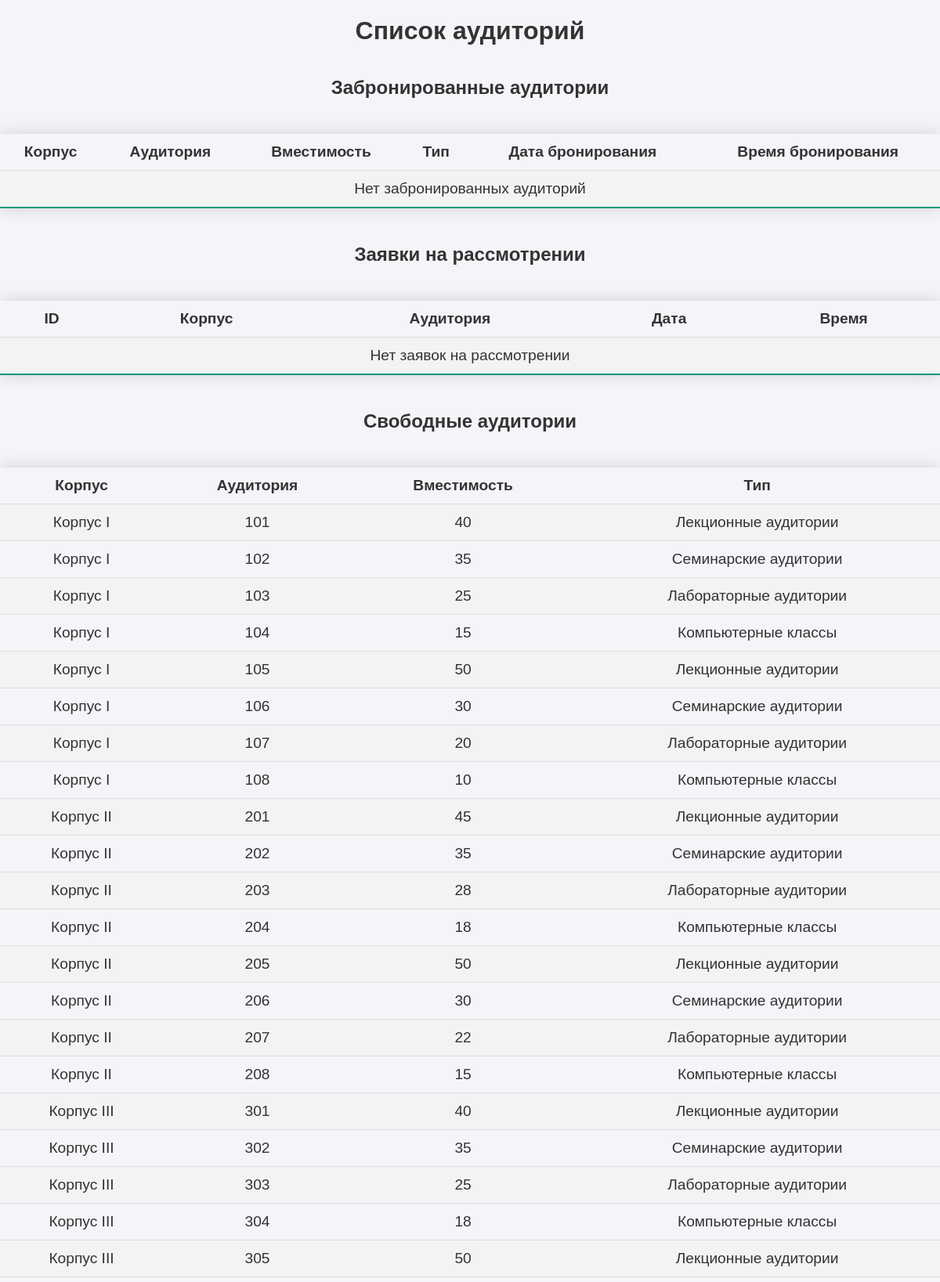
Screenshot of /list_of_available_audiences.php (upper part) with the database file from the repository.
### tables this page shows
CREATE TABLE rooms (
    id INT AUTO_INCREMENT PRIMARY KEY,
    name VARCHAR(255) NOT NULL,
    building_id INT,
    capacity INT,
    type ENUM('Лекционные аудитории', 'Семинарские аудитории', 'Лабораторные аудитории', 'Компьютерные классы'),
    FOREIGN KEY (building_id) REFERENCES buildings(id)
);

CREATE TABLE buildings (
    id INT AUTO_INCREMENT PRIMARY KEY,
    name VARCHAR(255) NOT NULL
);

### list_of_available_audiences.php (the view, shortened to what this page needs)
<!DOCTYPE html>
<html>
<head>
    <link rel="stylesheet" type="text/css" href="style.css">
</head>
<body>
    <h1>Список аудиторий</h1>
    <h2>Забронированные аудитории</h2>
    <table>
        <tr>
            <th>Корпус</th>
            <th>Аудитория</th>
            <th>Вместимость</th>
            <th>Тип</th>
            <th>Дата бронирования</th>
            <th>Время бронирования</th>
        </tr>
        <?php
        $servername = "localhost";
        $username = "root";
        $password = "";
        $dbname = "university";
        $conn = new mysqli($servername, $username, $password, $dbname);
        $sql = "SELECT buildings.name AS building_name, rooms.name AS room_name, rooms.capacity, rooms.type, bookings.date, bookings.time
                FROM bookings
                JOIN rooms ON bookings.room_id = rooms.id
                JOIN buildings ON rooms.building_id = buildings.id
                WHERE bookings.approved = 1
                ORDER BY bookings.date, bookings.time";
        $result = $conn->query($sql);
        if ($result->num_rows > 0) {
            while($row = $result->fetch_assoc()) {
                echo "<tr>
                        <td>{$row['building_name']}</td>
                        <td>{$row['room_name']}</td>
                        <td>{$row['capacity']}</td>
                        <td>{$row['type']}</td>
                        <td>{$row['date']}</td>
                        <td>{$row['time']}</td>
                      </tr>";
            }
        } else {
            echo "<tr><td colspan='6'>Нет забронированных аудиторий</td></tr>";
        }
        echo "</table>";
        echo "<h2>Заявки на рассмотрении</h2><table>
            <tr>
                <th>ID</th>
                <th>Корпус</th>
                <th>Аудитория</th>
                <th>Дата</th>
                <th>Время</th>
            </tr>";
        $sql_under_review = "SELECT bookings.id, buildings.name AS building_name, rooms.name AS room_name, bookings.date, bookings.time
                             FROM bookings
                             JOIN rooms ON bookings.room_id = rooms.id
                             JOIN buildings ON rooms.building_id = buildings.id
                             WHERE bookings.approved = 0";
        $result_under_review = $conn->query($sql_under_review);
        if ($result_under_review->num_rows > 0) {
            while($row = $result_under_review->fetch_assoc()) {
                echo "<tr>
                        <td>{$row['id']}</td>
                        <td>{$row['building_name']}</td>
                        <td>{$row['room_name']}</td>
                        <td>{$row['date']}</td>
                        <td>{$row['time']}</td>
                      </tr>";
            }
        } else {
            echo "<tr><td colspan='5'>Нет заявок на рассмотрении</td></tr>";
        }
        echo "</table>";
        $currentDate = date("Y-m-d");
        $currentTime = date("H:i:s");
        echo "<h2>Свободные аудитории</h2><table>
            <tr>
                <th>Корпус</th>
                <th>Аудитория</th>
                <th>Вместимость</th>
                <th>Тип</th>
            </tr>";
        $sql_free = "SELECT buildings.name AS building_name, rooms.name AS room_name, rooms.capacity, rooms.type
                     FROM rooms
                     JOIN buildings ON rooms.building_id = buildings.id
                     LEFT JOIN bookings ON rooms.id = bookings.room_id AND bookings.date = '$currentDate' AND bookings.time = '$currentTime'
                     WHERE bookings.room_id IS NULL";
        $result_free = $conn->query($sql_free);
        if ($result_free->num_rows > 0) {
            while($row = $result_free->fetch_assoc()) {
                echo "<tr>
                        <td>{$row['building_name']}</td>
                        <td>{$row['room_name']}</td>
                        <td>{$row['capacity']}</td>
                        <td>{$row['type']}</td>
                      </tr>";
            }
        } else {
            echo "<tr><td colspan='4'>Нет свободных аудиторий</td></tr>";
        }
        echo "</table>";
        ?>
    <br>
</body>
</html>

### style.css (style rules this page uses)
body { font-family: 'Arial', sans-serif; background-color: #f4f4f9; color: #333; margin: 0; padding: 0; display: flex; flex-direction: column; align-items: center; justify-content: center; min-height: 100vh; text-align: center; }
h1 { font-size: 2em; color: #333; margin-bottom: 20px; }
table { width: 100%; border-collapse: collapse; margin: 25px 0; font-size: 1.2em; box-shadow: 0 0 20px rgba(0, 0, 0, 0.15); table-layout: auto; }
table th, table td { padding: 12px 15px; text-align: center; vertical-align: middle; word-break: break-word; }
table tbody tr { border-bottom: 1px solid #dddddd; }
table tbody tr:nth-of-type(even) { background-color: #f3f3f3; }
table tbody tr:last-of-type { border-bottom: 2px solid #009879; }

### rows the page displays
rooms: building.name "Корпус I", name "101", capacity "40", type "Лекционные аудитории"
rooms: building.name "Корпус I", name "102", capacity "35", type "Семинарские аудитории"
rooms: building.name "Корпус I", name "103", capacity "25", type "Лабораторные аудитории"
rooms: building.name "Корпус I", name "104", capacity "15", type "Компьютерные классы"
rooms: building.name "Корпус I", name "105", capacity "50", type "Лекционные аудитории"
rooms: building.name "Корпус I", name "106", capacity "30", type "Семинарские аудитории"
rooms: building.name "Корпус I", name "107", capacity "20", type "Лабораторные аудитории"
rooms: building.name "Корпус I", name "108", capacity "10", type "Компьютерные классы"
rooms: building.name "Корпус II", name "201", capacity "45", type "Лекционные аудитории"
rooms: building.name "Корпус II", name "202", capacity "35", type "Семинарские аудитории"
rooms: building.name "Корпус II", name "203", capacity "28", type "Лабораторные аудитории"
rooms: building.name "Корпус II", name "204", capacity "18", type "Компьютерные классы"
rooms: building.name "Корпус II", name "205", capacity "50", type "Лекционные аудитории"
rooms: building.name "Корпус II", name "206", capacity "30", type "Семинарские аудитории"
rooms: building.name "Корпус II", name "207", capacity "22", type "Лабораторные аудитории"
rooms: building.name "Корпус II", name "208", capacity "15", type "Компьютерные классы"
rooms: building.name "Корпус III", name "301", capacity "40", type "Лекционные аудитории"
rooms: building.name "Корпус III", name "302", capacity "35", type "Семинарские аудитории"
rooms: building.name "Корпус III", name "303", capacity "25", type "Лабораторные аудитории"
rooms: building.name "Корпус III", name "304", capacity "18", type "Компьютерные классы"
rooms: building.name "Корпус III", name "305", capacity "50", type "Лекционные аудитории"
